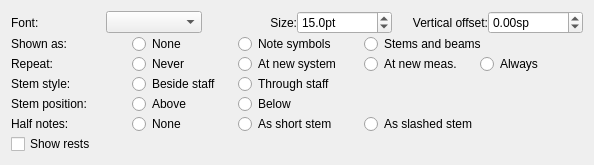
              <widget class="QWidget" name="tab_2">
               <attribute name="title">
                <string>Note values</string>
               </attribute>
               <layout class="QVBoxLayout" name="verticalLayout_11">
                <property name="spacing">
                 <number>0</number>
                </property>
                <item>
                 <layout class="QHBoxLayout" name="horizontalLayout_10">
                  <item>
                   <widget class="QLabel" name="durFontLabel">
                    <property name="text">
                     <string>Font:</string>
                    </property>
                    <property name="textFormat">
                     <enum>Qt::PlainText</enum>
                    </property>
                    <property name="buddy">
                     <cstring>durFontName</cstring>
                    </property>
                   </widget>
                  </item>
                  <item>
                   <widget class="QComboBox" name="durFontName"/>
                  </item>
                  <item>
                   <widget class="QLabel" name="durFontSizeLabel">
                    <property name="text">
                     <string>Size:</string>
                    </property>
                    <property name="textFormat">
                     <enum>Qt::PlainText</enum>
                    </property>
                    <property name="alignment">
                     <set>Qt::AlignRight|Qt::AlignTrailing|Qt::AlignVCenter</set>
                    </property>
                    <property name="buddy">
                     <cstring>durFontSize</cstring>
                    </property>
                   </widget>
                  </item>
                  <item>
                   <widget class="QDoubleSpinBox" name="durFontSize">
                    <property name="suffix">
                     <string>pt</string>
                    </property>
                    <property name="decimals">
                     <number>1</number>
                    </property>
                    <property name="minimum">
                     <double>5.000000000000000</double>
                    </property>
                    <property name="value">
                     <double>15.000000000000000</double>
                    </property>
                   </widget>
                  </item>
                  <item>
                   <widget class="QLabel" name="durYLabel">
                    <property name="text">
                     <string>Vertical offset:</string>
                    </property>
                    <property name="textFormat">
                     <enum>Qt::PlainText</enum>
                    </property>
                    <property name="alignment">
                     <set>Qt::AlignRight|Qt::AlignTrailing|Qt::AlignVCenter</set>
                    </property>
                    <property name="buddy">
                     <cstring>durY</cstring>
                    </property>
                   </widget>
                  </item>
                  <item>
                   <widget class="QDoubleSpinBox" name="durY">
                    <property name="suffix">
                     <string>sp</string>
                    </property>
                    <property name="minimum">
                     <double>-99.989999999999995</double>
                    </property>
                    <property name="singleStep">
                     <double>0.250000000000000</double>
                    </property>
                   </widget>
                  </item>
                 </layout>
                </item>
                <item>
                 <widget class="QFrame" name="frame_4">
                  <property name="frameShape">
                   <enum>QFrame::NoFrame</enum>
                  </property>
                  <property name="frameShadow">
                   <enum>QFrame::Plain</enum>
                  </property>
                  <layout class="QHBoxLayout" name="horizontalLayout_5">
                   <property name="leftMargin">
                    <number>0</number>
                   </property>
                   <property name="topMargin">
                    <number>0</number>
                   </property>
                   <property name="rightMargin">
                    <number>0</number>
                   </property>
                   <property name="bottomMargin">
                    <number>0</number>
                   </property>
                   <item>
                    <widget class="QLabel" name="durSymLabel">
                     <property name="minimumSize">
                      <size>
                       <width>115</width>
                       <height>0</height>
                      </size>
                     </property>
                     <property name="text">
                      <string>Shown as:</string>
                     </property>
                     <property name="textFormat">
                      <enum>Qt::PlainText</enum>
                     </property>
                     <property name="buddy">
                      <cstring>noteValuesNone</cstring>
                     </property>
                    </widget>
                   </item>
                   <item>
                    <widget class="QRadioButton" name="noteValuesNone">
                     <property name="minimumSize">
                      <size>
                       <width>100</width>
                       <height>0</height>
                      </size>
                     </property>
                     <property name="text">
                      <string comment="neither note symbols nor stems and beams">None</string>
                     </property>
                    </widget>
                   </item>
                   <item>
                    <widget class="QRadioButton" name="noteValuesSymb">
                     <property name="minimumSize">
                      <size>
                       <width>120</width>
                       <height>0</height>
                      </size>
                     </property>
                     <property name="text">
                      <string>Note symbols</string>
                     </property>
                    </widget>
                   </item>
                   <item>
                    <widget class="QRadioButton" name="noteValuesStems">
                     <property name="text">
                      <string>Stems and beams</string>
                     </property>
                    </widget>
                   </item>
                   <item>
                    <spacer name="horizontalSpacer_13">
                     <property name="orientation">
                      <enum>Qt::Horizontal</enum>
                     </property>
                     <property name="sizeHint" stdset="0">
                      <size>
                       <width>40</width>
                       <height>20</height>
                      </size>
                     </property>
                    </spacer>
                   </item>
                  </layout>
                 </widget>
                </item>
                <item>
                 <widget class="QFrame" name="frame_5">
                  <property name="frameShape">
                   <enum>QFrame::NoFrame</enum>
                  </property>
                  <property name="frameShadow">
                   <enum>QFrame::Plain</enum>
                  </property>
                  <layout class="QHBoxLayout" name="horizontalLayout_5_2">
                   <property name="leftMargin">
                    <number>0</number>
                   </property>
                   <property name="topMargin">
                    <number>0</number>
                   </property>
                   <property name="rightMargin">
                    <number>0</number>
                   </property>
                   <property name="bottomMargin">
                    <number>0</number>
                   </property>
                   <item>
                    <widget class="QLabel" name="valuesRepeatLabel">
                     <property name="minimumSize">
                      <size>
                       <width>115</width>
                       <height>0</height>
                      </size>
                     </property>
                     <property name="text">
                      <string>Repeat:</string>
                     </property>
                     <property name="buddy">
                      <cstring>valuesRepeatNever</cstring>
                     </property>
                    </widget>
                   </item>
                   <item>
                    <widget class="QRadioButton" name="valuesRepeatNever">
                     <property name="minimumSize">
                      <size>
                       <width>100</width>
                       <height>0</height>
                      </size>
                     </property>
                     <property name="text">
                      <string>Never</string>
                     </property>
                    </widget>
                   </item>
                   <item>
                    <widget class="QRadioButton" name="valuesRepeatSystem">
                     <property name="minimumSize">
                      <size>
                       <width>120</width>
                       <height>0</height>
                      </size>
                     </property>
                     <property name="text">
                      <string>At new system</string>
                     </property>
                    </widget>
                   </item>
                   <item>
                    <widget class="QRadioButton" name="valuesRepeatMeasure">
                     <property name="minimumSize">
                      <size>
                       <width>110</width>
                       <height>0</height>
                      </size>
                     </property>
                     <property name="text">
                      <string>At new meas.</string>
                     </property>
                    </widget>
                   </item>
                   <item>
                    <widget class="QRadioButton" name="valuesRepeatAlways">
                     <property name="text">
                      <string>Always</string>
                     </property>
                    </widget>
                   </item>
                   <item>
                    <spacer name="horizontalSpacer_13_2">
                     <property name="orientation">
                      <enum>Qt::Horizontal</enum>
                     </property>
                     <property name="sizeHint" stdset="0">
                      <size>
                       <width>40</width>
                       <height>20</height>
                      </size>
                     </property>
                    </spacer>
                   </item>
                  </layout>
                 </widget>
                </item>
                <item>
                 <widget class="QFrame" name="frame_6">
                  <property name="frameShape">
                   <enum>QFrame::NoFrame</enum>
                  </property>
                  <property name="frameShadow">
                   <enum>QFrame::Plain</enum>
                  </property>
                  <layout class="QHBoxLayout" name="horizontalLayout_17">
                   <property name="leftMargin">
                    <number>0</number>
                   </property>
                   <property name="topMargin">
                    <number>0</number>
                   </property>
                   <property name="rightMargin">
                    <number>0</number>
                   </property>
                   <property name="bottomMargin">
                    <number>0</number>
                   </property>
                   <item>
                    <widget class="QLabel" name="stemStyleLabel">
                     <property name="minimumSize">
                      <size>
                       <width>115</width>
                       <height>0</height>
                      </size>
                     </property>
                     <property name="text">
                      <string>Stem style:</string>
                     </property>
                     <property name="buddy">
                      <cstring>stemBesideRadio</cstring>
                     </property>
                    </widget>
                   </item>
                   <item>
                    <widget class="QRadioButton" name="stemBesideRadio">
                     <property name="minimumSize">
                      <size>
                       <width>100</width>
                       <height>0</height>
                      </size>
                     </property>
                     <property name="text">
                      <string>Beside staff</string>
                     </property>
                    </widget>
                   </item>
                   <item>
                    <widget class="QRadioButton" name="stemThroughRadio">
                     <property name="text">
                      <string>Through staff</string>
                     </property>
                    </widget>
                   </item>
                   <item>
                    <spacer name="horizontalSpacer_11">
                     <property name="orientation">
                      <enum>Qt::Horizontal</enum>
                     </property>
                     <property name="sizeHint" stdset="0">
                      <size>
                       <width>40</width>
                       <height>20</height>
                      </size>
                     </property>
                    </spacer>
                   </item>
                  </layout>
                 </widget>
                </item>
                <item>
                 <widget class="QFrame" name="frame_7">
                  <property name="frameShape">
                   <enum>QFrame::NoFrame</enum>
                  </property>
                  <property name="frameShadow">
                   <enum>QFrame::Plain</enum>
                  </property>
                  <layout class="QHBoxLayout" name="horizontalLayout_15">
                   <property name="leftMargin">
                    <number>0</number>
                   </property>
                   <property name="topMargin">
                    <number>0</number>
                   </property>
                   <property name="rightMargin">
                    <number>0</number>
                   </property>
                   <property name="bottomMargin">
                    <number>0</number>
                   </property>
                   <item>
                    <widget class="QLabel" name="stemPosLabel">
                     <property name="minimumSize">
                      <size>
                       <width>115</width>
                       <height>0</height>
                      </size>
                     </property>
                     <property name="text">
                      <string>Stem position:</string>
                     </property>
                     <property name="buddy">
                      <cstring>stemAboveRadio</cstring>
                     </property>
                    </widget>
                   </item>
                   <item>
                    <widget class="QRadioButton" name="stemAboveRadio">
                     <property name="minimumSize">
                      <size>
                       <width>100</width>
                       <height>0</height>
                      </size>
                     </property>
                     <property name="text">
                      <string>Above</string>
                     </property>
                    </widget>
                   </item>
                   <item>
                    <widget class="QRadioButton" name="stemBelowRadio">
                     <property name="text">
                      <string>Below</string>
                     </property>
                    </widget>
                   </item>
                   <item>
                    <spacer name="horizontalSpacer_10">
                     <property name="orientation">
                      <enum>Qt::Horizontal</enum>
                     </property>
                     <property name="sizeHint" stdset="0">
                      <size>
                       <width>40</width>
                       <height>20</height>
                      </size>
                     </property>
                    </spacer>
                   </item>
                  </layout>
                 </widget>
                </item>
                <item>
                 <widget class="QFrame" name="frame_8">
                  <property name="frameShape">
                   <enum>QFrame::NoFrame</enum>
                  </property>
                  <property name="frameShadow">
                   <enum>QFrame::Plain</enum>
                  </property>
                  <layout class="QHBoxLayout" name="horizontalLayout_18">
                   <property name="leftMargin">
                    <number>0</number>
                   </property>
                   <property name="topMargin">
                    <number>0</number>
                   </property>
                   <property name="rightMargin">
                    <number>0</number>
                   </property>
                   <property name="bottomMargin">
                    <number>0</number>
                   </property>
                   <item>
                    <widget class="QLabel" name="minimLabels">
                     <property name="minimumSize">
                      <size>
                       <width>115</width>
                       <height>0</height>
                      </size>
                     </property>
                     <property name="text">
                      <string>Half notes:</string>
                     </property>
                     <property name="buddy">
                      <cstring>minimNoneRadio</cstring>
                     </property>
                    </widget>
                   </item>
                   <item>
                    <widget class="QRadioButton" name="minimNoneRadio">
                     <property name="enabled">
                      <bool>true</bool>
                     </property>
                     <property name="minimumSize">
                      <size>
                       <width>100</width>
                       <height>0</height>
                      </size>
                     </property>
                     <property name="text">
                      <string comment="neither short nor slashed stem">None</string>
                     </property>
                    </widget>
                   </item>
                   <item>
                    <widget class="QRadioButton" name="minimShortRadio">
                     <property name="enabled">
                      <bool>true</bool>
                     </property>
                     <property name="minimumSize">
                      <size>
                       <width>120</width>
                       <height>0</height>
                      </size>
                     </property>
                     <property name="text">
                      <string>As short stem</string>
                     </property>
                    </widget>
                   </item>
                   <item>
                    <widget class="QRadioButton" name="minimSlashedRadio">
                     <property name="enabled">
                      <bool>true</bool>
                     </property>
                     <property name="text">
                      <string>As slashed stem</string>
                     </property>
                    </widget>
                   </item>
                   <item>
                    <spacer name="horizontalSpacer_14">
                     <property name="orientation">
                      <enum>Qt::Horizontal</enum>
                     </property>
                     <property name="sizeHint" stdset="0">
                      <size>
                       <width>40</width>
                       <height>20</height>
                      </size>
                     </property>
                    </spacer>
                   </item>
                  </layout>
                 </widget>
                </item>
                <item>
                 <layout class="QHBoxLayout" name="horizontalLayout_20">
                  <item>
                   <widget class="QCheckBox" name="showRests">
                    <property name="enabled">
                     <bool>true</bool>
                    </property>
                    <property name="text">
                     <string>Show rests</string>
                    </property>
                   </widget>
                  </item>
                  <item>
                   <spacer name="horizontalSpacer_12">
                    <property name="orientation">
                     <enum>Qt::Horizontal</enum>
                    </property>
                    <property name="sizeHint" stdset="0">
                     <size>
                      <width>40</width>
                      <height>20</height>
                     </size>
                    </property>
                   </spacer>
                  </item>
                 </layout>
                </item>
               </layout>
              </widget>
